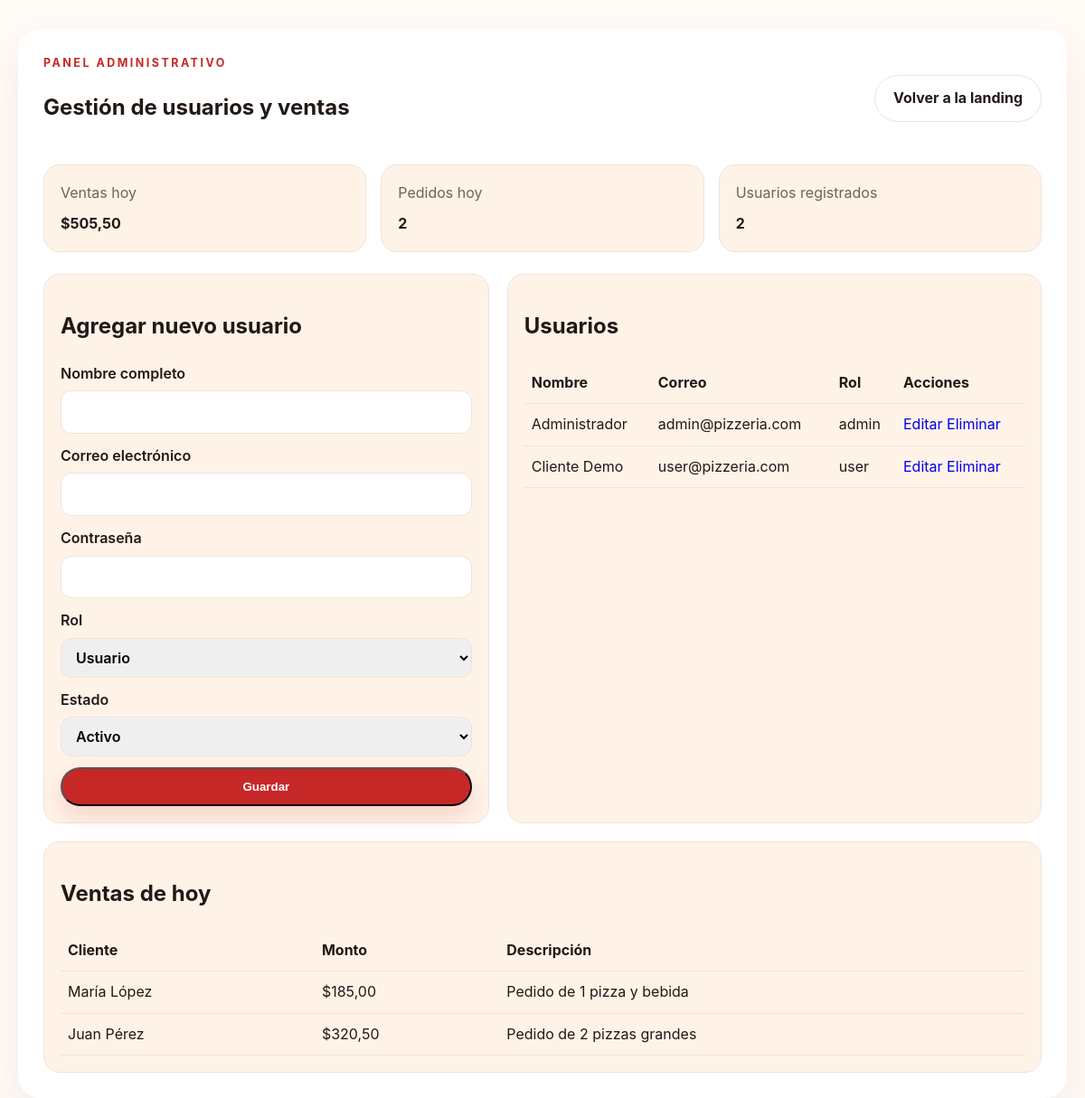
/dashboard.php (signed in), run on the app's committed database.
### tables this page shows
CREATE TABLE IF NOT EXISTS users (
  id INT AUTO_INCREMENT PRIMARY KEY,
  full_name VARCHAR(120) NOT NULL,
  email VARCHAR(150) NOT NULL UNIQUE,
  password_hash VARCHAR(255) NOT NULL,
  role ENUM('admin','user') NOT NULL DEFAULT 'user',
  status ENUM('active','inactive') NOT NULL DEFAULT 'active',
  created_at TIMESTAMP DEFAULT CURRENT_TIMESTAMP
);

CREATE TABLE IF NOT EXISTS sales (
  id INT AUTO_INCREMENT PRIMARY KEY,
  customer_name VARCHAR(120) NOT NULL,
  total_amount DECIMAL(10,2) NOT NULL DEFAULT 0.00,
  sale_date DATE NOT NULL,
  description VARCHAR(255) DEFAULT NULL,
  created_at TIMESTAMP DEFAULT CURRENT_TIMESTAMP
);

### dashboard.php (the view, shortened to what this page needs)
<?php
$pdo = getDb();
$usersStmt = $pdo->query('SELECT id, full_name, email, role, status, created_at FROM users ORDER BY created_at DESC');
$users = $usersStmt->fetchAll();
$today = date('Y-m-d');
$salesStmt = $pdo->prepare('SELECT id, customer_name, total_amount, sale_date, description FROM sales WHERE sale_date = ? ORDER BY id DESC');
$salesStmt->execute([$today]);
$dailySales = $salesStmt->fetchAll();
$dailyTotal = array_sum(array_column($dailySales, 'total_amount'));
$selectedUser = null;
?>
<!DOCTYPE html>
<html lang="es">
<head>
  <link rel="stylesheet" href="css/style.css">
</head>
<body>
  <main class="dashboard-shell">
    <section class="dashboard-card">
      <div class="dashboard-header">
        <div>
          <p class="eyebrow">Panel administrativo</p>
          <h1>Gestión de usuarios y ventas</h1>
        </div>
        <a class="btn btn-secondary" href="index.php">Volver a la landing</a>
      </div>
      <div class="stats-grid">
        <article class="stat-card">
          <span class="stat-label">Ventas hoy</span>
          <strong>$<?= number_format($dailyTotal, 2, ',', '.') ?></strong>
        </article>
        <article class="stat-card">
          <span class="stat-label">Pedidos hoy</span>
          <strong><?= count($dailySales) ?></strong>
        </article>
        <article class="stat-card">
          <span class="stat-label">Usuarios registrados</span>
          <strong><?= count($users) ?></strong>
        </article>
      </div>
      <div class="dashboard-grid">
        <section class="panel">
          <h2><?= $selectedUser ? 'Editar usuario' : 'Agregar nuevo usuario' ?></h2>
          <form action="dashboard.php" method="post" class="stacked-form">
            <label>
              Nombre completo
              <input type="text" name="full_name" value="<?= htmlspecialchars($selectedUser['full_name'] ?? '') ?>" required>
            </label>
            <label>
              Correo electrónico
              <input type="email" name="email" value="<?= htmlspecialchars($selectedUser['email'] ?? '') ?>" required>
            </label>
            <label>
              Contraseña <?= $selectedUser ? '(dejar vacía para conservar)' : '' ?>
              <input type="password" name="password">
            </label>
            <label>
              Rol
              <select name="role">
                <option value="user" <?= (($selectedUser['role'] ?? 'user') === 'user') ? 'selected' : '' ?>>Usuario</option>
              </select>
            </label>
            <label>
              Estado
              <select name="status">
                <option value="active" <?= (($selectedUser['status'] ?? 'active') === 'active') ? 'selected' : '' ?>>Activo</option>
              </select>
            </label>
            <button type="submit" class="btn btn-primary">Guardar</button>
          </form>
        </section>
        <section class="panel">
          <h2>Usuarios</h2>
          <div class="table-wrap">
            <table>
              <thead>
                <tr>
                  <th>Nombre</th>
                  <th>Correo</th>
                  <th>Rol</th>
                  <th>Acciones</th>
                </tr>
              </thead>
              <tbody>
                <?php foreach ($users as $item): ?>
                  <tr>
                    <td><?= htmlspecialchars($item['full_name']) ?></td>
                    <td><?= htmlspecialchars($item['email']) ?></td>
                    <td><?= htmlspecialchars($item['role']) ?></td>
                    <td>
                      <a href="dashboard.php?edit=<?= (int) $item['id'] ?>">Editar</a>
                      <a href="dashboard.php?delete=<?= (int) $item['id'] ?>" onclick="return confirm('¿Eliminar este usuario?')">Eliminar</a>
                    </td>
                  </tr>
                <?php endforeach; ?>
              </tbody>
            </table>
          </div>
        </section>
      </div>
      <section class="panel sales-panel">
        <h2>Ventas de hoy</h2>
        <?php if ($dailySales): ?>
          <div class="table-wrap">
            <table>
              <thead>
                <tr>
                  <th>Cliente</th>
                  <th>Monto</th>
                  <th>Descripción</th>
                </tr>
              </thead>
              <tbody>
                <?php foreach ($dailySales as $sale): ?>
                  <tr>
                    <td><?= htmlspecialchars($sale['customer_name']) ?></td>
                    <td>$<?= number_format((float) $sale['total_amount'], 2, ',', '.') ?></td>
                    <td><?= htmlspecialchars($sale['description']) ?></td>
                  </tr>
                <?php endforeach; ?>
              </tbody>
            </table>
          </div>
        <?php else: ?>
          <p>Aún no hay ventas registradas para hoy.</p>
        <?php endif; ?>
      </section>
    </section>
  </main>
</body>
</html>

### css/style.css (style rules this page uses)
:root { --bg: #fffaf5; --surface: #ffffff; --surface-soft: #fff3e8; --text: #221915; --muted: #6f615b; --primary: #c62828; --primary-dark: #9b1f1f; --accent: #f4b35b; --border: #f1e2d5; }
* { box-sizing: border-box; }
body { margin: 0; font-family: 'Inter', sans-serif; background: var(--bg); color: var(--text); line-height: 1.6; }
a { text-decoration: none; }
.eyebrow { margin: 0 0 8px; text-transform: uppercase; letter-spacing: 0.2em; font-size: 0.78rem; font-weight: 700; color: var(--primary); }
.btn { display: inline-block; padding: 12px 20px; border-radius: 999px; font-weight: 700; transition: transform 0.2s ease, box-shadow 0.2s ease; }
.btn-primary { background: var(--primary); color: white; box-shadow: 0 10px 25px rgba(198, 40, 40, 0.16); }
.btn-secondary { color: var(--text); border: 1px solid var(--border); background: white; }
.auth-form label, .stacked-form label { display: flex; flex-direction: column; gap: 6px; font-weight: 600; color: var(--text); }
.auth-form input, .stacked-form input, .stacked-form select { padding: 10px 12px; border: 1px solid var(--border); border-radius: 12px; font: inherit; }
.dashboard-shell { padding: 32px 20px 60px; background: var(--bg); }
.dashboard-card { max-width: 1280px; margin: 0 auto; background: var(--surface); padding: 28px; border-radius: 24px; box-shadow: 0 20px 45px rgba(0, 0, 0, 0.06); }
.dashboard-header { display: flex; justify-content: space-between; align-items: center; gap: 16px; margin-bottom: 24px; }
.stats-grid { display: grid; grid-template-columns: repeat(3, minmax(0, 1fr)); gap: 16px; margin-bottom: 24px; }
.stat-card, .panel { background: var(--surface-soft); border: 1px solid var(--border); border-radius: 18px; padding: 18px; }
.stat-label { display: block; color: var(--muted); margin-bottom: 8px; }
.dashboard-grid { display: grid; grid-template-columns: 1fr 1.2fr; gap: 20px; }
.stacked-form { display: flex; flex-direction: column; gap: 12px; }
.table-wrap { overflow-x: auto; }
table { width: 100%; border-collapse: collapse; }
th, td { padding: 10px 8px; border-bottom: 1px solid var(--border); text-align: left; }
.sales-panel { margin-top: 20px; }

### data on the page
users: full_name "Administrador", email "admin@pizzeria.com", role "admin"
users: full_name "Cliente Demo", email "user@pizzeria.com", role "user"
sales: customer_name "María López", total_amount "185,00", description "Pedido de 1 pizza y bebida"
sales: customer_name "Juan Pérez", total_amount "320,50", description "Pedido de 2 pizzas grandes"

### other printed values
$dailyTotal "505,50"
count($dailySales) "2"
count($users) "2"
